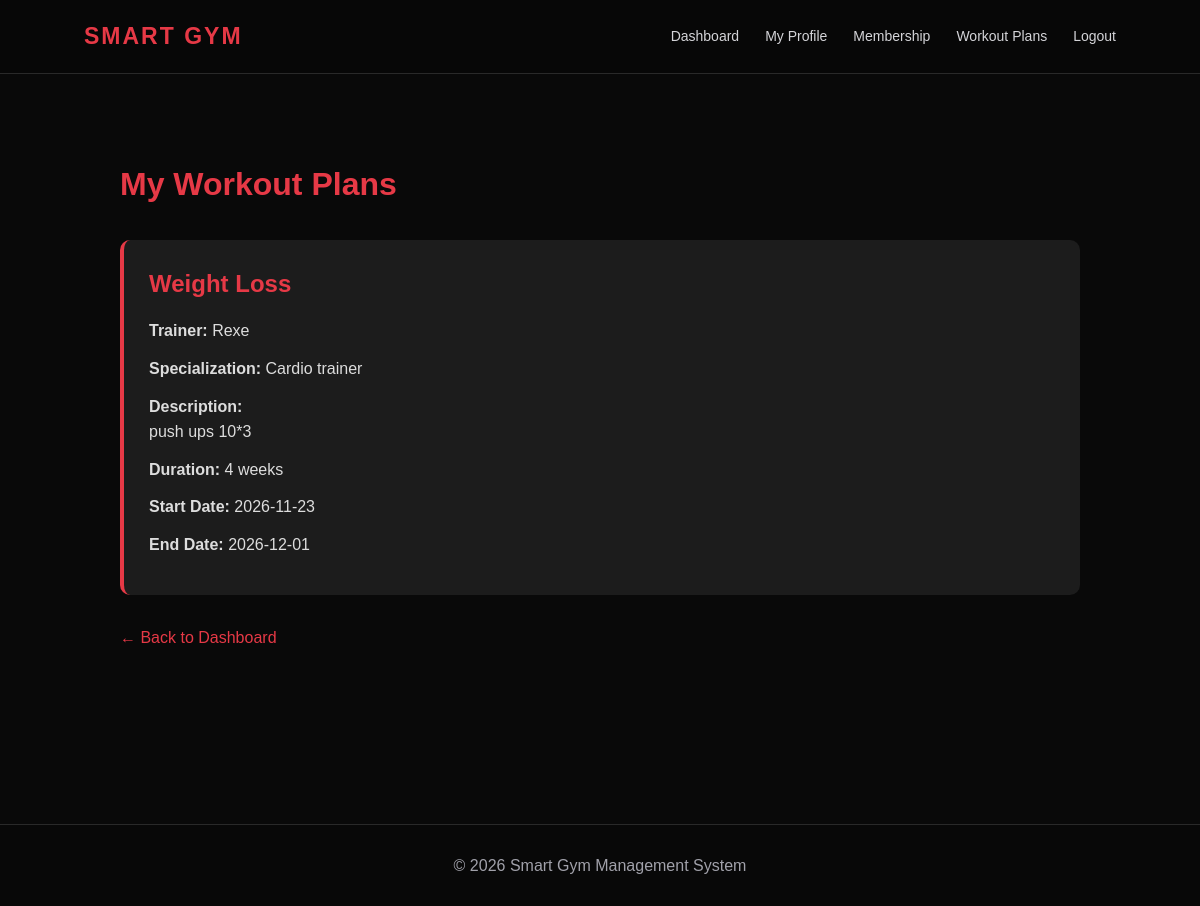
The app's page /client/workout_plans.php (signed in) with its own data.
### tables this page shows
CREATE TABLE `workout_plans` (
  `id` int NOT NULL AUTO_INCREMENT,
  `trainer_id` int NOT NULL,
  `client_id` int NOT NULL,
  `plan_name` varchar(150) NOT NULL,
  `description` text NOT NULL,
  `duration_weeks` int NOT NULL,
  `start_date` date NOT NULL,
  `end_date` date NOT NULL,
  `created_at` timestamp NULL DEFAULT CURRENT_TIMESTAMP,
  PRIMARY KEY (`id`),
  KEY `trainer_id` (`trainer_id`),
  KEY `client_id` (`client_id`),
  CONSTRAINT `workout_plans_ibfk_1` FOREIGN KEY (`trainer_id`) REFERENCES `trainers` (`id`) ON DELETE CASCADE,
  CONSTRAINT `workout_plans_ibfk_2` FOREIGN KEY (`client_id`) REFERENCES `clients` (`id`) ON DELETE CASCADE
);

CREATE TABLE `trainers` (
  `id` int NOT NULL AUTO_INCREMENT,
  `name` varchar(100) NOT NULL,
  `email` varchar(150) NOT NULL,
  `phone` varchar(15) NOT NULL,
  `specialization` varchar(100) NOT NULL,
  `password` varchar(255) NOT NULL,
  `created_at` timestamp NULL DEFAULT CURRENT_TIMESTAMP,
  PRIMARY KEY (`id`),
  UNIQUE KEY `email` (`email`)
);

### client/workout_plans.php (the view, shortened to what this page needs)
<?php
require_once "../config/database.php";
$client_id = (int) $_SESSION["client_id"];
$stmt = $conn->prepare(
    "SELECT wp.*, t.name AS trainer_name, t.specialization
     FROM workout_plans wp
     JOIN trainers t ON wp.trainer_id = t.id
     WHERE wp.client_id = ?
     ORDER BY wp.created_at DESC"
);
$stmt->execute([$client_id]);
$plans = $stmt->fetchAll();
?>
<!DOCTYPE html>
<html lang="en">
<head>
    <link rel="stylesheet" href="../assets/css/style.css">
</head>
<body>
<header class="navbar">
    <h2>SMART GYM</h2>
    <nav>
        <a href="dashboard.php">Dashboard</a>
        <a href="profile.php">My Profile</a>
        <a href="membership.php">Membership</a>
        <a href="workout_plans.php">Workout Plans</a>
        <a href="logout.php">Logout</a>
    </nav>
</header>
<main class="container">
    <h1>My Workout Plans</h1>
    <?php if (empty($plans)): ?>
        <div class="empty-message">
            No workout plans have been assigned to you yet.
        </div>
    <?php else: ?>
        <div class="plans-grid">
            <?php foreach ($plans as $plan): ?>
                <div class="plan-card">
                    <h2><?= htmlspecialchars($plan["plan_name"]) ?></h2>
                    <p>
                        <strong>Trainer:</strong>
                        <?= htmlspecialchars($plan["trainer_name"]) ?>
                    </p>
                    <p>
                        <strong>Specialization:</strong>
                        <?= htmlspecialchars($plan["specialization"]) ?>
                    </p>
                    <p>
                        <strong>Description:</strong><br>
                        <?= nl2br(htmlspecialchars($plan["description"])) ?>
                    </p>
                    <p>
                        <strong>Duration:</strong>
                        <?= (int)$plan["duration_weeks"] ?> weeks
                    </p>
                    <p>
                        <strong>Start Date:</strong>
                        <?= htmlspecialchars($plan["start_date"]) ?>
                    </p>
                    <p>
                        <strong>End Date:</strong>
                        <?= htmlspecialchars($plan["end_date"]) ?>
                    </p>
                </div>
            <?php endforeach; ?>
        </div>
    <?php endif; ?>
    <a href="dashboard.php" class="back-link">
        ← Back to Dashboard
    </a>
</main>
<footer>
    <p>&copy; <?= date("Y") ?> Smart Gym Management System</p>
</footer>
</body>
</html>

### assets/css/style.css (style rules this page uses)
:root { --bg: #090909; --surface: #111111; --card: #171717; --card-hover: #202020; --accent: #e63946; --accent-dark: #bd1f2d; --text: #ffffff; --muted: #a1a1aa; --border: #292929; --success: #22c55e; --warning: #f59e0b; --radius: 14px; --shadow: 0 12px 35px rgba(0,0,0,0.3); }
* { margin: 0; padding: 0; box-sizing: border-box; }
html { scroll-behavior: smooth; }
body { font-family: Arial, Helvetica, sans-serif; background: var(--bg); color: var(--text); line-height: 1.6; min-height: 100vh; }
a { color: inherit; }
.navbar { display: flex; justify-content: space-between; align-items: center; padding: 18px 7%; background: rgba(8,8,8,0.94); border-bottom: 1px solid var(--border); position: relative; z-index: 10; backdrop-filter: blur(15px); }
.navbar h2 { color: var(--accent); letter-spacing: 2px; font-size: 23px; font-weight: 800; }
.navbar nav { display: flex; align-items: center; gap: 26px; }
.navbar nav a { color: #d4d4d8; text-decoration: none; font-size: 14px; transition: 0.25s; }
.dashboard-container, .container { width: min(1200px, 90%); margin: 35px auto; }
footer { background: #080808; text-align: center; padding: 28px; color: var(--muted); border-top: 1px solid var(--border); }

### client/workout_plans.php (style rules this page uses)
.container { padding: 50px 5%; min-height: 85vh; }
h1 { color: #e63946; margin-bottom: 30px; }
.plans-grid { display: grid; grid-template-columns: repeat(auto-fit, minmax(280px, 1fr)); gap: 25px; }
.plan-card { background: #1c1c1c; padding: 25px; border-radius: 10px; border-left: 4px solid #e63946; }
.plan-card h2 { color: #e63946; margin-bottom: 15px; }
.plan-card p { color: #ddd; margin: 12px 0; line-height: 1.6; }
.back-link { display: inline-block; margin-top: 30px; color: #e63946; text-decoration: none; }

### records on screen
workout_plans: plan_name "Weight Loss", trainer.name "Rexe", trainer.specialization "Cardio trainer", description "push ups 10*3", duration_weeks "4", start_date "2026-11-23", end_date "2026-12-01"
